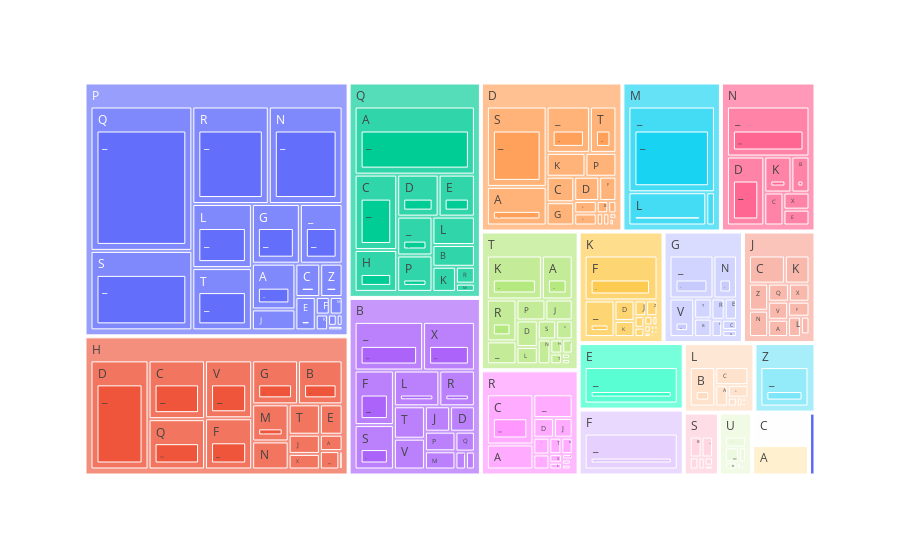

Notebook code cell kept with this figure:
### Code cell
import plotly.express as px
fig = px.treemap(collection, 
                 path=['main_class', 'subclass', 'subsubclass'], 
                 values='n_titles',
                )
fig.show()

### Figure 1 — Plotly figure (JSON) as saved in the notebook; plotly's stock layout.template omitted (floating-point values rounded to 4 significant figures; data arrays with more than 128 entries replaced by an {"elided": "..."} marker saying what was removed)
{"data": [{"branchvalues": "total", "domain": {"x": [0, 1], "y": [0, 1]}, "hovertemplate": "labels=%{label}<br>n_titles=%{value}<br>parent=%{parent}<br>id=%{id}<extra></extra>", "ids": {"elided": "673 str values"}, "labels": {"elided": "673 str values"}, "name": "", "parents": {"elided": "673 str values"}, "type": "treemap", "values": {"elided": "673 int values"}}], "layout": {"legend": {"tracegroupgap": 0}, "margin": {"t": 60}}}
